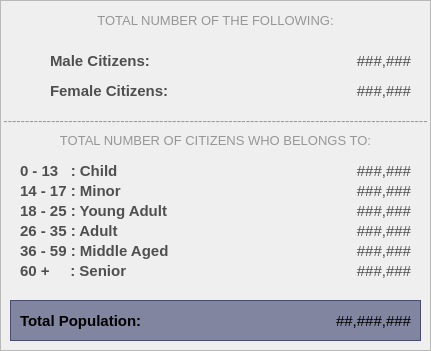
    <widget class="QFrame" name="demo_framePopulationOverview">
     <property name="geometry">
      <rect>
       <x>10</x>
       <y>60</y>
       <width>431</width>
       <height>351</height>
      </rect>
     </property>
     <property name="styleSheet">
      <string notr="true">#demo_framePopulationOverview{
	background-color: #fcfcfc;
}</string>
     </property>
     <property name="frameShape">
      <enum>QFrame::Shape::StyledPanel</enum>
     </property>
     <property name="frameShadow">
      <enum>QFrame::Shadow::Raised</enum>
     </property>
     <widget class="QLabel" name="demo_labelTotalMale">
      <property name="geometry">
       <rect>
        <x>50</x>
        <y>50</y>
        <width>201</width>
        <height>21</height>
       </rect>
      </property>
      <property name="font">
       <font>
        <family>Arial</family>
        <pointsize>11</pointsize>
        <bold>true</bold>
       </font>
      </property>
      <property name="styleSheet">
       <string notr="true">#demo_labelTotalMale {
	background-color: transparent;
	color: #4f4f4f;
}
</string>
      </property>
      <property name="text">
       <string>Male Citizens:</string>
      </property>
      <property name="alignment">
       <set>Qt::AlignmentFlag::AlignLeading|Qt::AlignmentFlag::AlignLeft|Qt::AlignmentFlag::AlignVCenter</set>
      </property>
     </widget>
     <widget class="QLabel" name="demo_labelTotalPopulation">
      <property name="geometry">
       <rect>
        <x>20</x>
        <y>310</y>
        <width>151</width>
        <height>21</height>
       </rect>
      </property>
      <property name="font">
       <font>
        <family>Arial</family>
        <pointsize>11</pointsize>
        <bold>true</bold>
       </font>
      </property>
      <property name="styleSheet">
       <string notr="true">#demo_labelTotalPopulation {
	background-color: transparent;
	color: #white;
}
</string>
      </property>
      <property name="text">
       <string>Total Population:</string>
      </property>
      <property name="alignment">
       <set>Qt::AlignmentFlag::AlignLeading|Qt::AlignmentFlag::AlignLeft|Qt::AlignmentFlag::AlignVCenter</set>
      </property>
     </widget>
     <widget class="QLabel" name="demo_TotalPopulation">
      <property name="geometry">
       <rect>
        <x>230</x>
        <y>310</y>
        <width>181</width>
        <height>21</height>
       </rect>
      </property>
      <property name="font">
       <font>
        <family>Arial</family>
        <pointsize>11</pointsize>
        <bold>false</bold>
       </font>
      </property>
      <property name="styleSheet">
       <string notr="true">#demo_TotalPopulation {
	background-color: transparent;
	color: #white;
}
</string>
      </property>
      <property name="text">
       <string>##,###,###</string>
      </property>
      <property name="alignment">
       <set>Qt::AlignmentFlag::AlignRight|Qt::AlignmentFlag::AlignTrailing|Qt::AlignmentFlag::AlignVCenter</set>
      </property>
     </widget>
     <widget class="QLabel" name="demo_labelTotalFemale">
      <property name="geometry">
       <rect>
        <x>50</x>
        <y>80</y>
        <width>201</width>
        <height>21</height>
       </rect>
      </property>
      <property name="font">
       <font>
        <family>Arial</family>
        <pointsize>11</pointsize>
        <bold>true</bold>
       </font>
      </property>
      <property name="styleSheet">
       <string notr="true">#demo_labelTotalFemale {
	background-color: transparent;
	color: #4f4f4f;
}
</string>
      </property>
      <property name="text">
       <string>Female Citizens:</string>
      </property>
      <property name="alignment">
       <set>Qt::AlignmentFlag::AlignLeading|Qt::AlignmentFlag::AlignLeft|Qt::AlignmentFlag::AlignVCenter</set>
      </property>
     </widget>
     <widget class="QLabel" name="demo_TotalMale">
      <property name="geometry">
       <rect>
        <x>250</x>
        <y>50</y>
        <width>161</width>
        <height>21</height>
       </rect>
      </property>
      <property name="font">
       <font>
        <family>Arial</family>
        <pointsize>11</pointsize>
        <bold>false</bold>
       </font>
      </property>
      <property name="styleSheet">
       <string notr="true">#demo_TotalMale {
	background-color: transparent;
	color: #4f4f4f;
}
</string>
      </property>
      <property name="text">
       <string>###,###</string>
      </property>
      <property name="alignment">
       <set>Qt::AlignmentFlag::AlignRight|Qt::AlignmentFlag::AlignTrailing|Qt::AlignmentFlag::AlignVCenter</set>
      </property>
     </widget>
     <widget class="QLabel" name="demo_TotalFemale">
      <property name="geometry">
       <rect>
        <x>250</x>
        <y>80</y>
        <width>161</width>
        <height>21</height>
       </rect>
      </property>
      <property name="font">
       <font>
        <family>Arial</family>
        <pointsize>11</pointsize>
        <bold>false</bold>
       </font>
      </property>
      <property name="styleSheet">
       <string notr="true">#demo_TotalFemale {
	background-color: transparent;
	color: #4f4f4f;
}
</string>
      </property>
      <property name="text">
       <string>###,###</string>
      </property>
      <property name="alignment">
       <set>Qt::AlignmentFlag::AlignRight|Qt::AlignmentFlag::AlignTrailing|Qt::AlignmentFlag::AlignVCenter</set>
      </property>
     </widget>
     <widget class="QLabel" name="label_desc">
      <property name="geometry">
       <rect>
        <x>0</x>
        <y>10</y>
        <width>431</width>
        <height>20</height>
       </rect>
      </property>
      <property name="font">
       <font>
        <family>Arial</family>
        <pointsize>10</pointsize>
       </font>
      </property>
      <property name="styleSheet">
       <string notr="true">#label_desc{
	color: #969696;
}</string>
      </property>
      <property name="text">
       <string>TOTAL NUMBER OF THE FOLLOWING:</string>
      </property>
      <property name="alignment">
       <set>Qt::AlignmentFlag::AlignCenter</set>
      </property>
     </widget>
     <widget class="QFrame" name="demo_frameTotalPopulation">
      <property name="geometry">
       <rect>
        <x>10</x>
        <y>300</y>
        <width>411</width>
        <height>41</height>
       </rect>
      </property>
      <property name="styleSheet">
       <string notr="true">#demo_frameTotalPopulation{
	background-color: rgba(20, 28, 82, 128)
}
</string>
      </property>
      <property name="frameShape">
       <enum>QFrame::Shape::StyledPanel</enum>
      </property>
      <property name="frameShadow">
       <enum>QFrame::Shadow::Raised</enum>
      </property>
     </widget>
     <widget class="QLabel" name="label_line">
      <property name="geometry">
       <rect>
        <x>0</x>
        <y>110</y>
        <width>431</width>
        <height>20</height>
       </rect>
      </property>
      <property name="font">
       <font>
        <family>Arial</family>
        <pointsize>10</pointsize>
       </font>
      </property>
      <property name="styleSheet">
       <string notr="true">#label_line{
	color: #969696;
}</string>
      </property>
      <property name="text">
       <string>--------------------------------------------------------------------------------------------------</string>
      </property>
      <property name="alignment">
       <set>Qt::AlignmentFlag::AlignCenter</set>
      </property>
     </widget>
     <widget class="QPushButton" name="icon_male">
      <property name="geometry">
       <rect>
        <x>20</x>
        <y>51</y>
        <width>31</width>
        <height>20</height>
       </rect>
      </property>
      <property name="styleSheet">
       <string notr="true">#icon_male {
    background-color: transparent; /* Set background color to transparent */
    border: none; /* Remove any border (optional) */
    cursor: pointer; /* Make the element clickable */
}</string>
      </property>
      <property name="text">
       <string/>
      </property>
      <property name="icon">
       <iconset>
        <normaloff>../../../Assets/Icons/icon_male.png</normaloff>../../../Assets/Icons/icon_male.png</iconset>
      </property>
     </widget>
     <widget class="QPushButton" name="icon_female">
      <property name="geometry">
       <rect>
        <x>20</x>
        <y>80</y>
        <width>31</width>
        <height>20</height>
       </rect>
      </property>
      <property name="styleSheet">
       <string notr="true">#icon_female {
    background-color: transparent; /* Set background color to transparent */
    border: none; /* Remove any border (optional) */
    cursor: pointer; /* Make the element clickable */
}</string>
      </property>
      <property name="text">
       <string/>
      </property>
      <property name="icon">
       <iconset>
        <normaloff>../../../Assets/Icons/icon_female.png</normaloff>../../../Assets/Icons/icon_female.png</iconset>
      </property>
     </widget>
     <widget class="QLabel" name="demo_TotalSeniors">
      <property name="geometry">
       <rect>
        <x>250</x>
        <y>260</y>
        <width>161</width>
        <height>21</height>
       </rect>
      </property>
      <property name="font">
       <font>
        <family>Arial</family>
        <pointsize>11</pointsize>
        <bold>false</bold>
       </font>
      </property>
      <property name="styleSheet">
       <string notr="true">#demo_TotalSeniors {
	background-color: transparent;
	color: #4f4f4f;
}
</string>
      </property>
      <property name="text">
       <string>###,###</string>
      </property>
      <property name="alignment">
       <set>Qt::AlignmentFlag::AlignRight|Qt::AlignmentFlag::AlignTrailing|Qt::AlignmentFlag::AlignVCenter</set>
      </property>
     </widget>
     <widget class="QLabel" name="demo_TotalMinors">
      <property name="geometry">
       <rect>
        <x>250</x>
        <y>180</y>
        <width>161</width>
        <height>21</height>
       </rect>
      </property>
      <property name="font">
       <font>
        <family>Arial</family>
        <pointsize>11</pointsize>
        <bold>false</bold>
       </font>
      </property>
      <property name="styleSheet">
       <string notr="true">#demo_TotalMinors {
	background-color: transparent;
	color: #4f4f4f;
}
</string>
      </property>
      <property name="text">
       <string>###,###</string>
      </property>
      <property name="alignment">
       <set>Qt::AlignmentFlag::AlignRight|Qt::AlignmentFlag::AlignTrailing|Qt::AlignmentFlag::AlignVCenter</set>
      </property>
     </widget>
     <widget class="QLabel" name="demo_labelTotalAdult">
      <property name="geometry">
       <rect>
        <x>20</x>
        <y>220</y>
        <width>231</width>
        <height>21</height>
       </rect>
      </property>
      <property name="font">
       <font>
        <family>Arial</family>
        <pointsize>11</pointsize>
        <bold>true</bold>
       </font>
      </property>
      <property name="styleSheet">
       <string notr="true">#demo_labelTotalAdult {
	background-color: transparent;
	color: #4f4f4f;
}
</string>
      </property>
      <property name="text">
       <string>26 - 35 : Adult</string>
      </property>
      <property name="alignment">
       <set>Qt::AlignmentFlag::AlignLeading|Qt::AlignmentFlag::AlignLeft|Qt::AlignmentFlag::AlignVCenter</set>
      </property>
     </widget>
     <widget class="QLabel" name="demo_labelTotalYoungAdults">
      <property name="geometry">
       <rect>
        <x>20</x>
        <y>200</y>
        <width>231</width>
        <height>21</height>
       </rect>
      </property>
      <property name="font">
       <font>
        <family>Arial</family>
        <pointsize>11</pointsize>
        <bold>true</bold>
       </font>
      </property>
      <property name="styleSheet">
       <string notr="true">#demo_labelTotalYoungAdults {
	background-color: transparent;
	color: #4f4f4f;
}
</string>
      </property>
      <property name="text">
       <string>18 - 25 : Young Adult</string>
      </property>
      <property name="alignment">
       <set>Qt::AlignmentFlag::AlignLeading|Qt::AlignmentFlag::AlignLeft|Qt::AlignmentFlag::AlignVCenter</set>
      </property>
     </widget>
     <widget class="QLabel" name="demo_TotalChild">
      <property name="geometry">
       <rect>
        <x>250</x>
        <y>160</y>
        <width>161</width>
        <height>21</height>
       </rect>
      </property>
      <property name="font">
       <font>
        <family>Arial</family>
        <pointsize>11</pointsize>
        <bold>false</bold>
       </font>
      </property>
      <property name="styleSheet">
       <string notr="true">#demo_TotalChild {
	background-color: transparent;
	color: #4f4f4f;
}
</string>
      </property>
      <property name="text">
       <string>###,###</string>
      </property>
      <property name="alignment">
       <set>Qt::AlignmentFlag::AlignRight|Qt::AlignmentFlag::AlignTrailing|Qt::AlignmentFlag::AlignVCenter</set>
      </property>
     </widget>
     <widget class="QLabel" name="demo_labelTotalSeniors">
      <property name="geometry">
       <rect>
        <x>20</x>
        <y>260</y>
        <width>231</width>
        <height>21</height>
       </rect>
      </property>
      <property name="font">
       <font>
        <family>Arial</family>
        <pointsize>11</pointsize>
        <bold>true</bold>
       </font>
      </property>
      <property name="styleSheet">
       <string notr="true">#demo_labelTotalSeniors {
	background-color: transparent;
	color: #4f4f4f;
}
</string>
      </property>
      <property name="text">
       <string>60 +     : Senior</string>
      </property>
      <property name="alignment">
       <set>Qt::AlignmentFlag::AlignLeading|Qt::AlignmentFlag::AlignLeft|Qt::AlignmentFlag::AlignVCenter</set>
      </property>
     </widget>
     <widget class="QLabel" name="demo_TotalMiddleAges">
      <property name="geometry">
       <rect>
        <x>250</x>
        <y>240</y>
        <width>161</width>
        <height>21</height>
       </rect>
      </property>
      <property name="font">
       <font>
        <family>Arial</family>
        <pointsize>11</pointsize>
        <bold>false</bold>
       </font>
      </property>
      <property name="styleSheet">
       <string notr="true">#demo_TotalMiddleAges {
	background-color: transparent;
	color: #4f4f4f;
}
</string>
      </property>
      <property name="text">
       <string>###,###</string>
      </property>
      <property name="alignment">
       <set>Qt::AlignmentFlag::AlignRight|Qt::AlignmentFlag::AlignTrailing|Qt::AlignmentFlag::AlignVCenter</set>
      </property>
     </widget>
     <widget class="QLabel" name="demo_labelTotalMiddleAges">
      <property name="geometry">
       <rect>
        <x>20</x>
        <y>240</y>
        <width>231</width>
        <height>21</height>
       </rect>
      </property>
      <property name="font">
       <font>
        <family>Arial</family>
        <pointsize>11</pointsize>
        <bold>true</bold>
       </font>
      </property>
      <property name="styleSheet">
       <string notr="true">#demo_labelTotalMiddleAges {
	background-color: transparent;
	color: #4f4f4f;
}
</string>
      </property>
      <property name="text">
       <string>36 - 59 : Middle Aged</string>
      </property>
      <property name="alignment">
       <set>Qt::AlignmentFlag::AlignLeading|Qt::AlignmentFlag::AlignLeft|Qt::AlignmentFlag::AlignVCenter</set>
      </property>
     </widget>
     <widget class="QLabel" name="demo_labelTotalChild">
      <property name="geometry">
       <rect>
        <x>20</x>
        <y>160</y>
        <width>231</width>
        <height>21</height>
       </rect>
      </property>
      <property name="font">
       <font>
        <family>Arial</family>
        <pointsize>11</pointsize>
        <bold>true</bold>
       </font>
      </property>
      <property name="styleSheet">
       <string notr="true">#demo_labelTotalChild {
	background-color: transparent;
	color: #4f4f4f;
}
</string>
      </property>
      <property name="text">
       <string>0 - 13   : Child</string>
      </property>
      <property name="alignment">
       <set>Qt::AlignmentFlag::AlignLeading|Qt::AlignmentFlag::AlignLeft|Qt::AlignmentFlag::AlignVCenter</set>
      </property>
     </widget>
     <widget class="QLabel" name="demo_labelTotalMinors">
      <property name="geometry">
       <rect>
        <x>20</x>
        <y>180</y>
        <width>231</width>
        <height>21</height>
       </rect>
      </property>
      <property name="font">
       <font>
        <family>Arial</family>
        <pointsize>11</pointsize>
        <bold>true</bold>
       </font>
      </property>
      <property name="styleSheet">
       <string notr="true">#demo_labelTotalMinors {
	background-color: transparent;
	color: #4f4f4f;
}
</string>
      </property>
      <property name="text">
       <string>14 - 17 : Minor</string>
      </property>
      <property name="alignment">
       <set>Qt::AlignmentFlag::AlignLeading|Qt::AlignmentFlag::AlignLeft|Qt::AlignmentFlag::AlignVCenter</set>
      </property>
     </widget>
     <widget class="QLabel" name="demo_TotalYoungAdults">
      <property name="geometry">
       <rect>
        <x>250</x>
        <y>200</y>
        <width>161</width>
        <height>21</height>
       </rect>
      </property>
      <property name="font">
       <font>
        <family>Arial</family>
        <pointsize>11</pointsize>
        <bold>false</bold>
       </font>
      </property>
      <property name="styleSheet">
       <string notr="true">#demo_TotalYoungAdults {
	background-color: transparent;
	color: #4f4f4f;
}
</string>
      </property>
      <property name="text">
       <string>###,###</string>
      </property>
      <property name="alignment">
       <set>Qt::AlignmentFlag::AlignRight|Qt::AlignmentFlag::AlignTrailing|Qt::AlignmentFlag::AlignVCenter</set>
      </property>
     </widget>
     <widget class="QLabel" name="demo_TotalAdults">
      <property name="geometry">
       <rect>
        <x>250</x>
        <y>220</y>
        <width>161</width>
        <height>21</height>
       </rect>
      </property>
      <property name="font">
       <font>
        <family>Arial</family>
        <pointsize>11</pointsize>
        <bold>false</bold>
       </font>
      </property>
      <property name="styleSheet">
       <string notr="true">#demo_TotalAdults {
	background-color: transparent;
	color: #4f4f4f;
}
</string>
      </property>
      <property name="text">
       <string>###,###</string>
      </property>
      <property name="alignment">
       <set>Qt::AlignmentFlag::AlignRight|Qt::AlignmentFlag::AlignTrailing|Qt::AlignmentFlag::AlignVCenter</set>
      </property>
     </widget>
     <widget class="QLabel" name="label_desc2">
      <property name="geometry">
       <rect>
        <x>0</x>
        <y>130</y>
        <width>431</width>
        <height>20</height>
       </rect>
      </property>
      <property name="font">
       <font>
        <family>Arial</family>
        <pointsize>10</pointsize>
       </font>
      </property>
      <property name="styleSheet">
       <string notr="true">#label_desc2{
	color: #969696;
}</string>
      </property>
      <property name="text">
       <string>TOTAL NUMBER OF CITIZENS WHO BELONGS TO:</string>
      </property>
      <property name="alignment">
       <set>Qt::AlignmentFlag::AlignCenter</set>
      </property>
     </widget>
     <zorder>demo_frameTotalPopulation</zorder>
     <zorder>demo_labelTotalMale</zorder>
     <zorder>demo_labelTotalPopulation</zorder>
     <zorder>demo_TotalPopulation</zorder>
     <zorder>demo_labelTotalFemale</zorder>
     <zorder>demo_TotalMale</zorder>
     <zorder>demo_TotalFemale</zorder>
     <zorder>label_desc</zorder>
     <zorder>label_line</zorder>
     <zorder>icon_male</zorder>
     <zorder>icon_female</zorder>
     <zorder>demo_TotalSeniors</zorder>
     <zorder>demo_TotalMinors</zorder>
     <zorder>demo_labelTotalAdult</zorder>
     <zorder>demo_labelTotalYoungAdults</zorder>
     <zorder>demo_TotalChild</zorder>
     <zorder>demo_labelTotalSeniors</zorder>
     <zorder>demo_TotalMiddleAges</zorder>
     <zorder>demo_labelTotalMiddleAges</zorder>
     <zorder>demo_labelTotalChild</zorder>
     <zorder>demo_labelTotalMinors</zorder>
     <zorder>demo_TotalYoungAdults</zorder>
     <zorder>demo_TotalAdults</zorder>
     <zorder>label_desc2</zorder>
    </widget>
